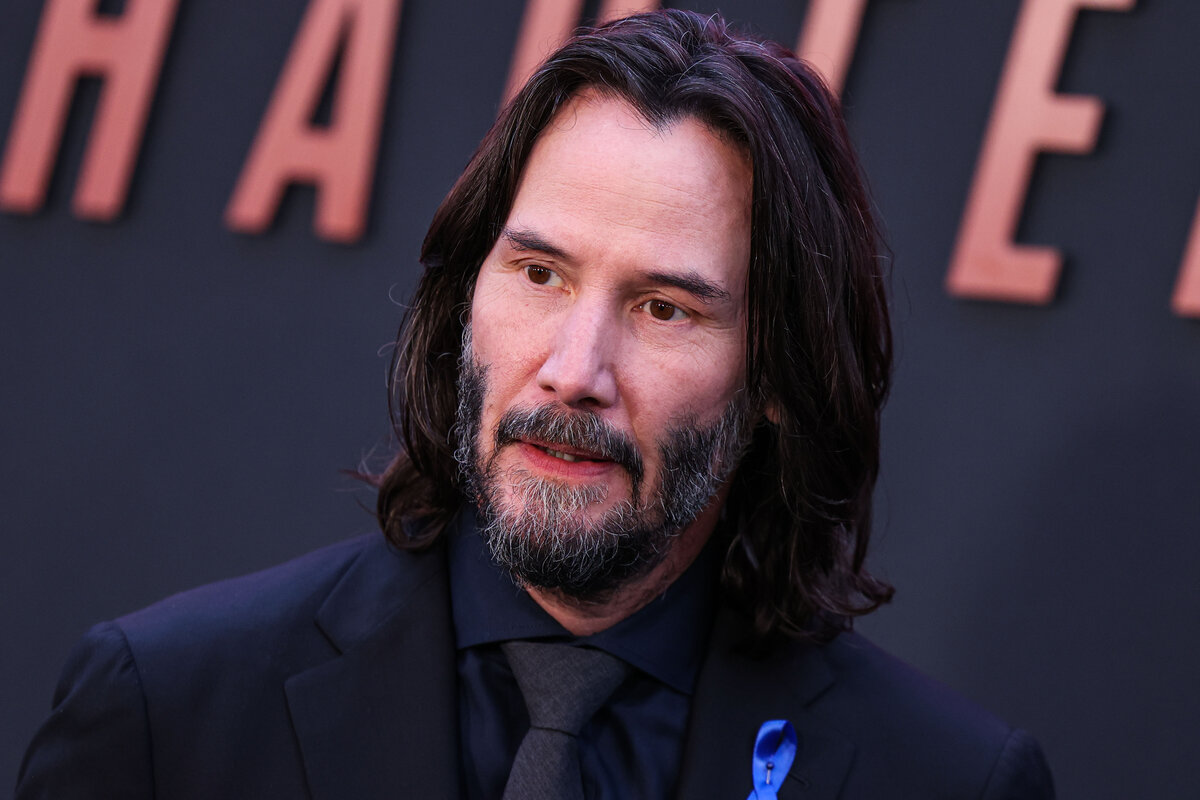
#> input picture 03_Open_CV/Chapter_06/Keanu-Reeves.jpeg, 1200 x 800 px, found by its file name
$ python 02_Threshold_func.py
#> lines starting #> are read from the running program, lines starting #| are printed output that depends on the picture; after the words box and inside, x2 and y2 are one past the last pixel; in counts of white or black regions, pixels touching at a corner belong together
import cv2

image = cv2.imread('Chapter_06\Keanu-Reeves.jpeg', cv2.IMREAD_GRAYSCALE)
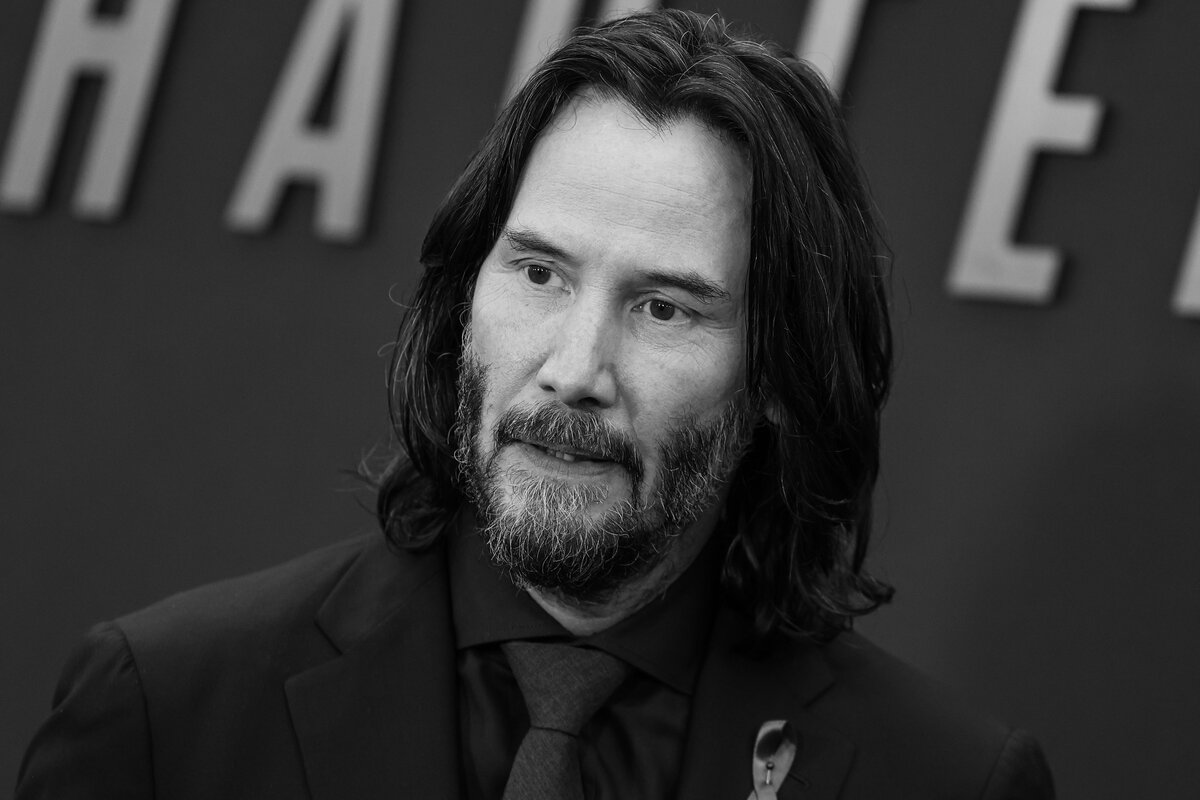
#> image: shape (800, 1200); min 0, max 219, mean 53.9

if image is None:
    print("Image not found")
    exit()
else:
    ret, threshold_img = cv2.threshold(image, 100, 255, cv2.THRESH_BINARY)
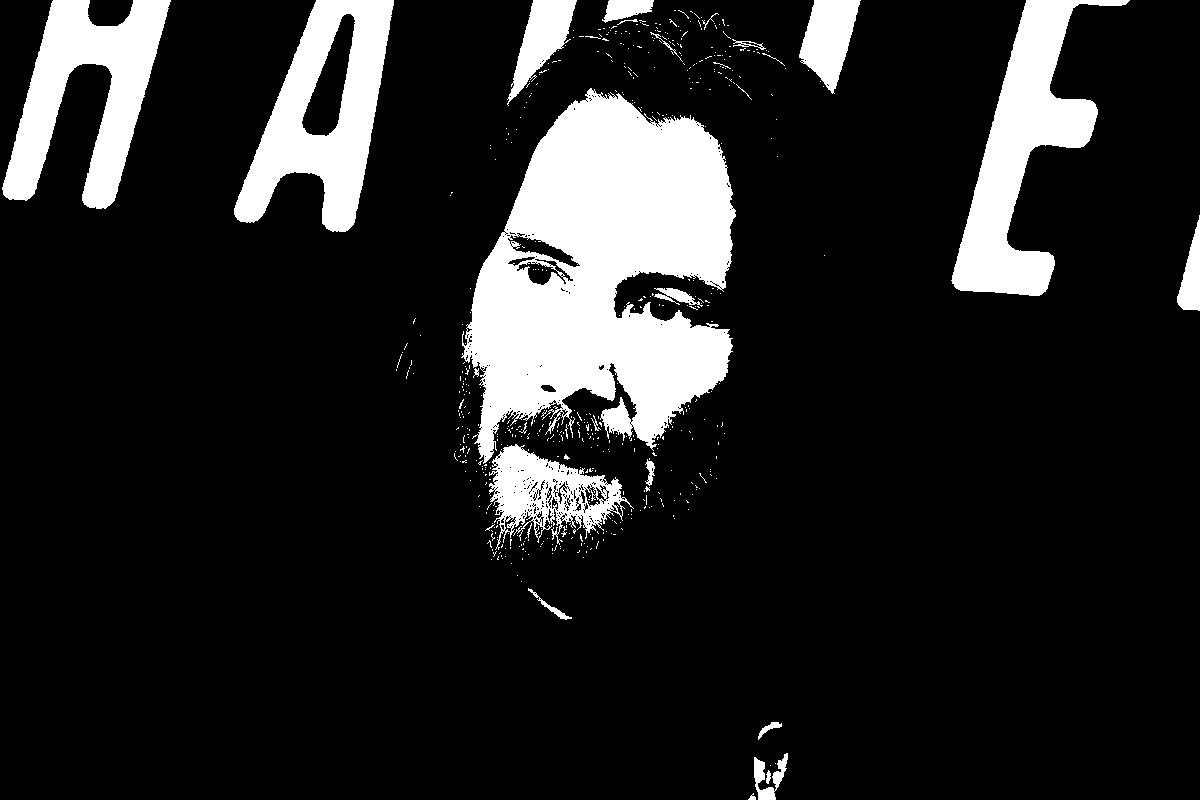
#> threshold_img: shape (800, 1200); 14% white; 541 white regions (512 under 20 px), largest, box (x1, y1, x2, y2) and area: (461, 88, 736, 464) 63229, (951, 0, 1130, 296) 18725, (234, 0, 394, 232) 17516

    if not ret:
        print("Thresholding failed")
        exit()

    cv2.imshow('Original Image', image)
    cv2.imshow('Threshold Image', threshold_img)
    cv2.waitKey(0)
    cv2.destroyAllWindows()

# cv2.threshold(image-src, threshold-value, max-value, thresholding-type)

# ret: Boolean value indicating if the operation was successful
# threshold_img: Resulting binary image
# image: Source grayscale image
# threshold-value: if value is 200, If a pixel's brightness is above 200, it becomes 255 (white).
#                                   If it's 200 or below, it becomes 0 (black).
# This turns the image into pure black-and-white
